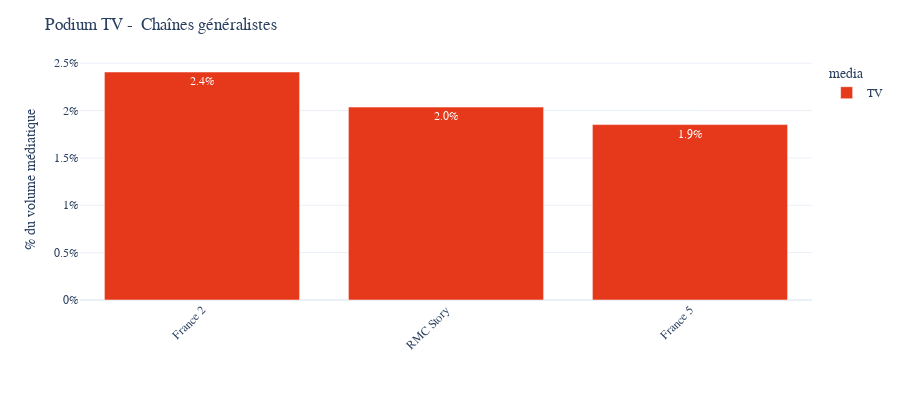

Notebook code for this chart:
### Code cell
# Multiplier for one channel = n_mentions * 2 min / (60 minutes * 18h * n_days)
multiplier = 2 / (1 * 60 * 18 * 1)

fig = show_mentions_by_channel(data,list_of_channels=top_channels_tv_gen,n = 3,
                               method = multiplier,height = 400,text_auto = ".1%")
fig.update_layout(yaxis_tickformat='0%',
                  title = "Podium TV -  Chaînes généralistes",
                  font_family="Poppins",yaxis_title="% du volume médiatique",xaxis_title = "")
fig.update_traces(marker_color='#e6381b')
fig

### Figure 1 — Plotly figure (JSON) as saved in the notebook; plotly's stock layout.template omitted (floating-point values rounded to 4 significant figures)
{"data": [{"alignmentgroup": "True", "hovertemplate": "media=TV<br>channel_name=%{x}<br>count=%{y}<extra></extra>", "legendgroup": "TV", "marker": {"color": "#e6381b", "pattern": {"shape": ""}}, "name": "TV", "offsetgroup": "TV", "orientation": "v", "showlegend": true, "textposition": "auto", "texttemplate": "%{y:.1%}", "x": ["France 2", "RMC Story", "France 5"], "xaxis": "x", "y": [0.02407, 0.02037, 0.01852], "yaxis": "y", "type": "bar"}], "layout": {"xaxis": {"anchor": "y", "domain": [0, 1], "title": {"text": ""}, "categoryorder": "array", "categoryarray": ["France 2", "RMC Story", "France 5"], "tickangle": -45}, "yaxis": {"anchor": "x", "domain": [0, 1], "title": {"text": "% du volume médiatique"}, "tickformat": "0%"}, "legend": {"title": {"text": "media"}, "tracegroupgap": 0}, "margin": {"t": 60, "b": 100}, "barmode": "relative", "height": 400, "font": {"family": "Poppins"}, "title": {"text": "Podium TV -  Chaînes généralistes"}}}
